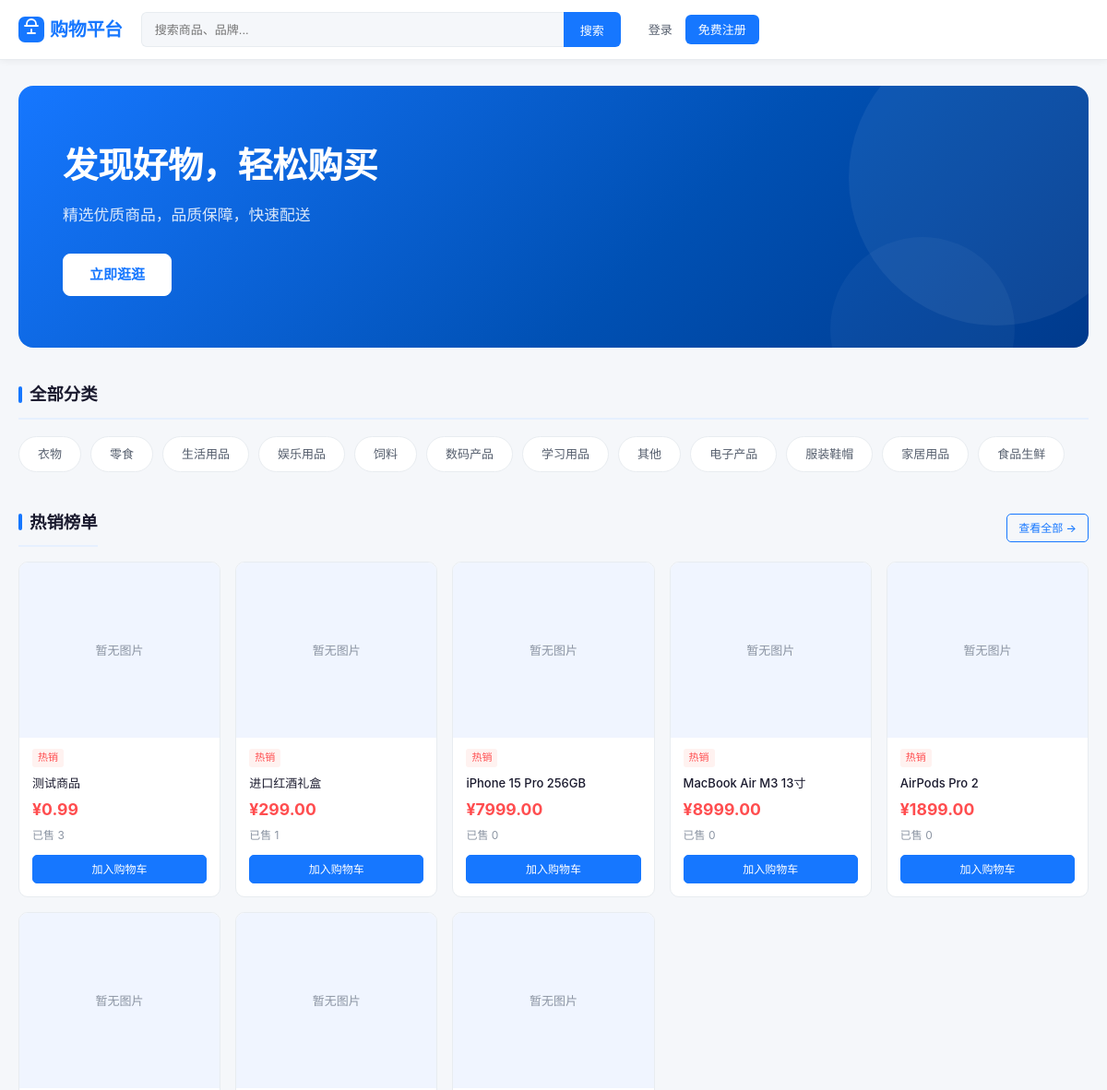
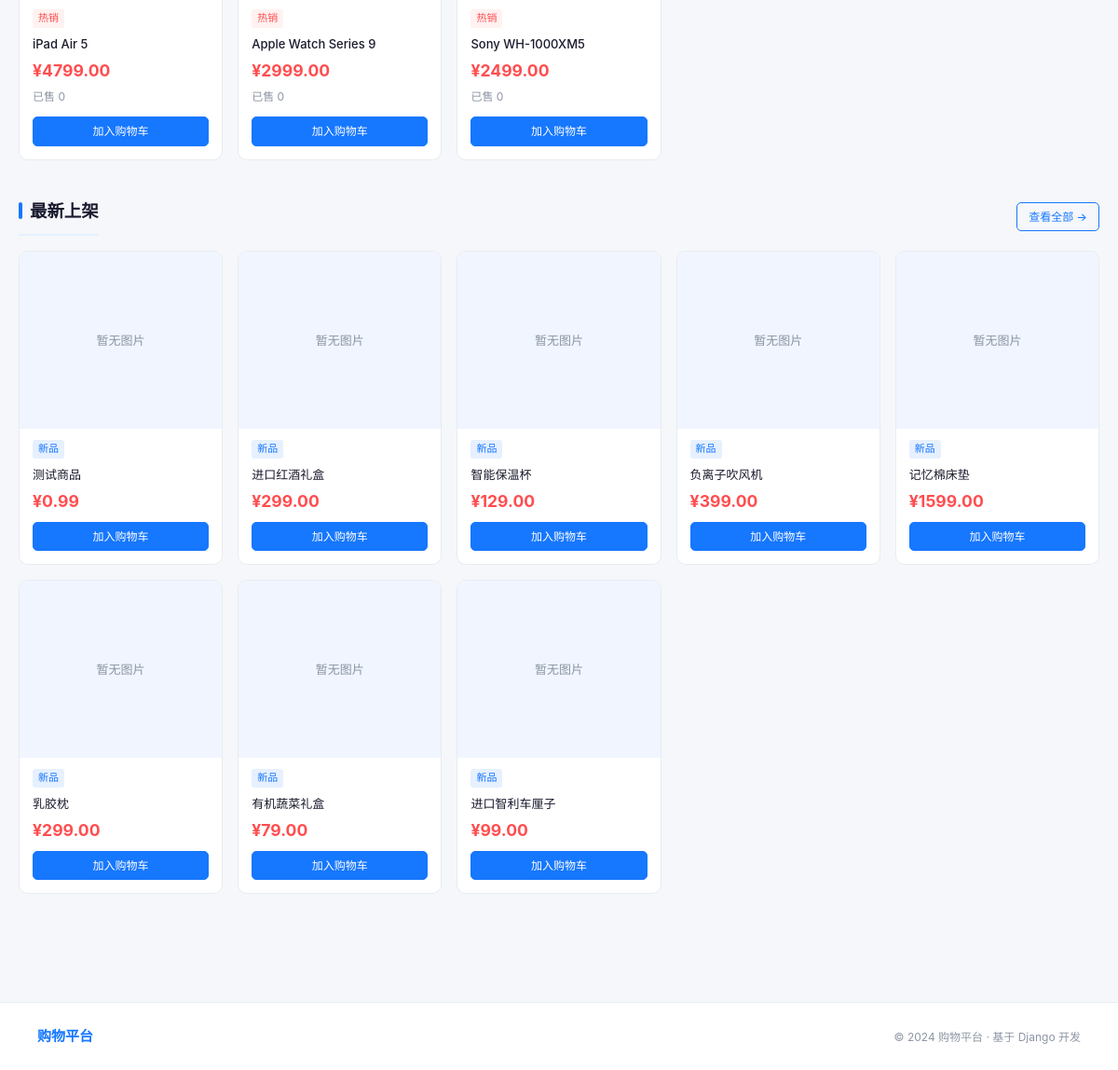
The page / on the database its author committed (2 pictures, top to bottom).
### product/models.py (models this page shows, shortened)
class Category(models.Model):
    name = models.CharField('分类名', max_length=50)
    parent = models.ForeignKey('self', null=True, blank=True, on_delete=models.SET_NULL, verbose_name='父分类')
    class Meta:
        verbose_name = '商品分类'
        verbose_name_plural = '商品分类'

class Product(models.Model):
    PRODUCT_STATUS_CHOICES = [
        ('active', '销售中'),
        ('inactive', '已下架'),
        ('violated', '违规下架'),
    ]
    store = models.ForeignKey('store.Store', on_delete=models.CASCADE, verbose_name='店铺', related_name='products', null=True, blank=True)
    category = models.ForeignKey(Category, null=True, blank=True, on_delete=models.SET_NULL, verbose_name='分类')
    name = models.CharField('商品名称', max_length=200)
    keywords = models.CharField('关键词', max_length=255, blank=True)
    description = models.TextField('商品描述', blank=True)
    price = models.DecimalField('价格', max_digits=10, decimal_places=2)
    stock = models.PositiveIntegerField('库存', default=0)
    image = models.ImageField('商品图片', upload_to='products/', blank=True)
    is_active = models.BooleanField('快速上下架', default=True, help_text='用于快速切换商品上下架状态')
    product_status = models.CharField('商品状态', max_length=20, choices=PRODUCT_STATUS_CHOICES, default='active', db_index=True, help_text='active:销售中, inactive:商家下架, violated:管理员强制下架')
    created_at = models.DateTimeField('创建时间', auto_now_add=True)
    sales = models.PositiveIntegerField('销量', default=0)
    class Meta:
        verbose_name = '商品'
        verbose_name_plural = '商品'
        ordering = ['-created_at']

### product/views.py (the view)
# urls.py: path('', views.index, name='index'),
def index(request):
    categories = Category.objects.filter(parent=None)
    featured = Product.objects.filter(is_active=True).order_by('-sales')[:8]
    new_arrivals = Product.objects.filter(is_active=True).order_by('-created_at')[:8]
    return render(request, 'product/index.html', {
        'categories': categories,
        'featured': featured,
        'new_arrivals': new_arrivals,
    })

### templates/product/index.html (shortened to what this page needs)
{% extends 'base.html' %}
{% block content %}
<section class="hero">
  <h1>发现好物，轻松购买</h1>
  <p>精选优质商品，品质保障，快速配送</p>
  <a href="/products/" class="btn btn-primary">立即逛逛</a>
</section>
{% if categories %}
<section class="section">
  <h2 class="section-title">全部分类</h2>
  <div class="category-grid">
    {% for cat in categories %}
      <a href="/products/?category={{ cat.id }}" class="category-card">{{ cat.name }}</a>
    {% endfor %}
  </div>
</section>
{% endif %}
<section class="section">
  <div class="section-header">
    <h2 class="section-title" style="margin-bottom:0">热销榜单</h2>
    <a href="/products/" class="btn btn-ghost btn-sm">查看全部 →</a>
  </div>
  <div class="product-grid">
    {% for p in featured %}
      <div class="product-card">
        {% if p.image %}<img src="{{ p.image.url }}" alt="{{ p.name }}">
        {% else %}<div class="no-img">暂无图片</div>{% endif %}
        <div class="product-info">
          <div class="product-tags"><span class="tag tag-red">热销</span></div>
          <h3><a href="/products/{{ p.id }}/">{{ p.name }}</a></h3>
          <p class="price">¥{{ p.price }}</p>
          <p class="sales">已售 {{ p.sales }}</p>
          <a href="/order/cart/add/{{ p.id }}/" class="btn btn-primary btn-sm" style="width:100%;margin-top:4px">加入购物车</a>
        </div>
      </div>
    {% empty %}
      <div class="empty-state" style="grid-column:1/-1"><div class="empty-icon">🛍</div><p>暂无商品，等待商家入驻</p></div>
    {% endfor %}
  </div>
</section>
<section class="section">
  <div class="section-header">
    <h2 class="section-title" style="margin-bottom:0">最新上架</h2>
    <a href="/products/" class="btn btn-ghost btn-sm">查看全部 →</a>
  </div>
  <div class="product-grid">
    {% for p in new_arrivals %}
      <div class="product-card">
        {% if p.image %}<img src="{{ p.image.url }}" alt="{{ p.name }}">
        {% else %}<div class="no-img">暂无图片</div>{% endif %}
        <div class="product-info">
          <div class="product-tags"><span class="tag">新品</span></div>
          <h3><a href="/products/{{ p.id }}/">{{ p.name }}</a></h3>
          <p class="price">¥{{ p.price }}</p>
          <a href="/order/cart/add/{{ p.id }}/" class="btn btn-primary btn-sm" style="width:100%;margin-top:4px">加入购物车</a>
        </div>
      </div>
    {% endfor %}
  </div>
</section>
{% endblock %}

### templates/base.html (shortened to what this page needs)
<!DOCTYPE html>
<html lang="zh-CN">
<head>
<link rel="stylesheet" href="/static/css/style.css">
</head>
<body>
<nav class="navbar">
  <div class="container nav-inner">
    <a href="/" class="logo">
      <svg viewBox="0 0 28 28" fill="none"><rect width="28" height="28" rx="7" fill="#1677ff"/><path d="M7 10h14M9 10V8a5 5 0 0110 0v2M10 18h8M14 14v4" stroke="#fff" stroke-width="1.8" stroke-linecap="round"/></svg>
      购物平台
    </a>
    <div class="nav-search">
      <form action="/products/" method="get">
        <input type="text" name="q" placeholder="搜索商品、品牌..." value="{{ request.GET.q }}">
        <button type="submit">搜索</button>
      </form>
    </div>
    <div class="nav-links">
      {% if user.is_authenticated %}
        <a href="/order/cart/">🛒 购物车</a>
        <a href="/order/orders/">我的订单</a>
        <a href="/recommendations/">推荐</a>
        {% if user.is_staff %}<a href="/manage/dashboard/">管理后台</a>{% endif %}
        {% if user.is_store_owner %}
          <a href="/store/{{ user.store_profile.id }}/dashboard/">商家中心</a>
        {% else %}
          <a href="/store/apply/">开店</a>
        {% endif %}
        <span class="nav-user-name">
          <span class="nav-avatar">{{ user.username|slice:":1"|upper }}</span>
          <a href="/user/profile/">{{ user.username }}</a>
        </span>
        <a href="/user/logout/">退出</a>
      {% else %}
        <a href="/user/login/">登录</a>
        <a href="/user/register/" class="nav-btn">免费注册</a>
      {% endif %}
    </div>
  </div>
</nav>
<div class="container main-content">
  {% block content %}{% endblock %}
</div>
<footer class="footer">
  <div class="container footer-inner">
    <span class="footer-brand">购物平台</span>
    <span class="footer-copy">© 2024 购物平台 · 基于 Django 开发</span>
  </div>
</footer>
</body>
</html>

### rows shown on the page
Category: name "衣物"
Category: name "零食"
Category: name "生活用品"
Category: name "娱乐用品"
Category: name "饲料"
Category: name "数码产品"
Category: name "学习用品"
Category: name "其他"
Category: name "电子产品"
Category: name "服装鞋帽"
Category: name "家居用品"
Category: name "食品生鲜"
Product: image "暂无图片", name "测试商品", price "0.99", sales "3"
Product: image "暂无图片", name "进口红酒礼盒", price "299.00", sales "1"
Product: image "暂无图片", name "iPhone 15 Pro 256GB", price "7999.00", sales "0"
Product: image "暂无图片", name "MacBook Air M3 13寸", price "8999.00", sales "0"
Product: image "暂无图片", name "AirPods Pro 2", price "1899.00", sales "0"
Product: image "暂无图片", name "iPad Air 5", price "4799.00", sales "0"
Product: image "暂无图片", name "Apple Watch Series 9", price "2999.00", sales "0"
Product: image "暂无图片", name "Sony WH-1000XM5", price "2499.00", sales "0"
Product: image "暂无图片", name "智能保温杯", price "129.00"
Product: image "暂无图片", name "负离子吹风机", price "399.00"
Product: image "暂无图片", name "记忆棉床垫", price "1599.00"
Product: image "暂无图片", name "乳胶枕", price "299.00"
Product: image "暂无图片", name "有机蔬菜礼盒", price "79.00"
Product: image "暂无图片", name "进口智利车厘子", price "99.00"
